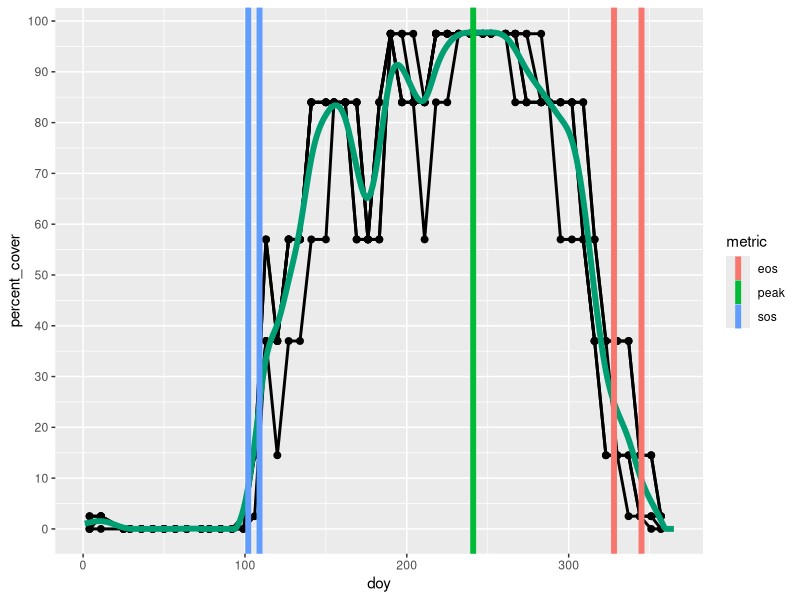

Here is the R script that generated this plot:
library(tidyverse)

#-------------------------------------------
# This data is part of the unreleased PHENOMET database.
# Values for the percent percent green canopy for mesquite at 
# the NORT site are provided in the repo for the relavant year.
# obtained with the following commented code.
#-------------------------------------------
#library(phenometR)

# all_pros_glan = get_species_phenophase('PRGL')
# 
# percent_cover_values = tribble(
#   ~PHENOPHASE, ~STATUS, ~PERCENT_COVER,
#   'DS_202',     0,       0,
#   'DS_202',     1,       2.5,
#   'DS_202',     2,       14.5,
#   'DS_202',     3,       37,
#   'DS_202',     4,       57,
#   'DS_202',     5,       84,
#   'DS_202',     6,       97.5
# )
# 
# 
# nort_2019 = all_pros_glan %>%
#   filter(PHENOPHASE %in% c('DS_202')) %>%
#   filter(SITE_CODE %in% c('NO')) %>%
#   filter(YEAR==2019) %>%
#   left_join(percent_cover_values, by=c('PHENOPHASE','STATUS')) %>%
#   rename_with(tolower)
# 
# write_csv(nort_2019, 'drone_analysis/data/nort_2019_ground_phenology.csv')
#-------------------------------------------


# here percent cover is the phenophase "Percentage of leaves green for deciduous shrubs"
nort_2019 = read_csv('drone_analysis/data/nort_2019_ground_phenology.csv')  



#------
# extract phenology
#------

thresholds = c(10,25) # equal 10% green lvs since the scale here is 0-100%
full_year = data.frame(doy = 1:365)
full_year$smoothed_percent_green_lvs = predict(smooth.spline(x=nort_2019$doy,y=nort_2019$percent_cover, cv=T), x=full_year$doy)$y

# make sure the smoothed line doesn't drop below 0%
full_year$smoothed_percent_green_lvs = pmax(0, full_year$smoothed_percent_green_lvs)

peak = full_year$doy[which.max(full_year$smoothed_percent_green_lvs)]

nort_true_phenology = tibble()

for(t in thresholds){
  # onset is the day where the curve crosses the threshold the final time before increasing to the peak
  sos = max(full_year$doy[full_year$doy < peak & full_year$smoothed_percent_green_lvs <= t])
  # end is the day where the  curve crosses the threshold the first time while decreasing from the peak.
  eos = min(full_year$doy[full_year$doy > peak & full_year$smoothed_percent_green_lvs <= t])
  
  nort_true_phenology = tibble(sos, peak, eos, threshold=t) %>%
    bind_rows(nort_true_phenology)
}

nort_true_phenology = nort_true_phenology %>%
  pivot_longer(-threshold, names_to='metric', values_to='doy')

#----------
# nice figure to summarize
#----------

ggplot(nort_2019, aes(x=doy, y=percent_cover)) + 
  geom_line(aes( group=plant_id), size=1) +
  geom_point(aes( group=plant_id), size=2) +
  geom_line(data=full_year, aes(y=smoothed_percent_green_lvs), color='#009e73', size=2) +
  geom_vline(data=nort_true_phenology, aes(xintercept=doy, color=metric), size=2) +
  scale_y_continuous(breaks = seq(0,100,10)) + 
  #scale_color_manual(values=c('#e69f00','#0072b2','#e69f00')) +
  theme()


#------------
# Results to use in analysis
#-----------
nort_true_phenology
print(paste('2019 visits:',n_distinct(nort_2019$date)))
print(paste('n mesquite plants at NORT:',n_distinct(nort_2019$plant_id)))

